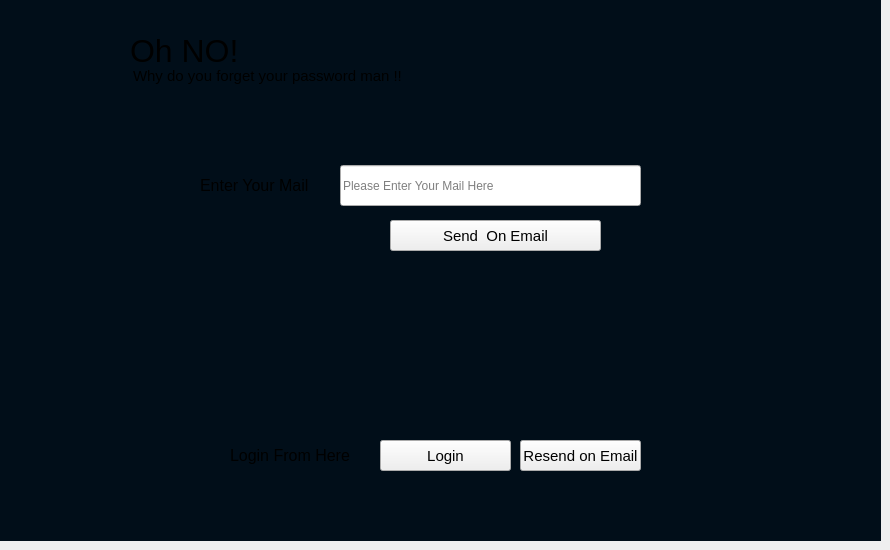
    <widget class="QWidget" name="tab_32">
     <attribute name="title">
      <string>Page</string>
     </attribute>
     <widget class="QPushButton" name="pushButton_53">
      <property name="geometry">
       <rect>
        <x>390</x>
        <y>220</y>
        <width>211</width>
        <height>31</height>
       </rect>
      </property>
      <property name="font">
       <font>
        <pointsize>11</pointsize>
       </font>
      </property>
      <property name="text">
       <string>Send  On Email</string>
      </property>
     </widget>
     <widget class="QLabel" name="label_76">
      <property name="geometry">
       <rect>
        <x>130</x>
        <y>30</y>
        <width>361</width>
        <height>41</height>
       </rect>
      </property>
      <property name="font">
       <font>
        <family>Ubuntu</family>
        <pointsize>24</pointsize>
       </font>
      </property>
      <property name="text">
       <string>Oh NO!</string>
      </property>
     </widget>
     <widget class="QLabel" name="label_77">
      <property name="geometry">
       <rect>
        <x>200</x>
        <y>170</y>
        <width>131</width>
        <height>31</height>
       </rect>
      </property>
      <property name="font">
       <font>
        <pointsize>12</pointsize>
       </font>
      </property>
      <property name="text">
       <string>Enter Your Mail</string>
      </property>
     </widget>
     <widget class="QPushButton" name="pushButton_54">
      <property name="geometry">
       <rect>
        <x>520</x>
        <y>440</y>
        <width>121</width>
        <height>31</height>
       </rect>
      </property>
      <property name="font">
       <font>
        <pointsize>11</pointsize>
       </font>
      </property>
      <property name="text">
       <string>Resend on Email</string>
      </property>
     </widget>
     <widget class="QPushButton" name="pushButton_55">
      <property name="geometry">
       <rect>
        <x>380</x>
        <y>440</y>
        <width>131</width>
        <height>31</height>
       </rect>
      </property>
      <property name="font">
       <font>
        <pointsize>11</pointsize>
       </font>
      </property>
      <property name="text">
       <string>Login</string>
      </property>
     </widget>
     <widget class="QLabel" name="label_78">
      <property name="geometry">
       <rect>
        <x>230</x>
        <y>440</y>
        <width>121</width>
        <height>31</height>
       </rect>
      </property>
      <property name="font">
       <font>
        <pointsize>12</pointsize>
       </font>
      </property>
      <property name="text">
       <string>Login From Here</string>
      </property>
     </widget>
     <widget class="QLabel" name="label_79">
      <property name="geometry">
       <rect>
        <x>133</x>
        <y>60</y>
        <width>291</width>
        <height>31</height>
       </rect>
      </property>
      <property name="font">
       <font>
        <pointsize>11</pointsize>
       </font>
      </property>
      <property name="text">
       <string>Why do you forget your password man !!</string>
      </property>
     </widget>
     <widget class="QLabel" name="label_81">
      <property name="geometry">
       <rect>
        <x>0</x>
        <y>0</y>
        <width>881</width>
        <height>541</height>
       </rect>
      </property>
      <property name="styleSheet">
       <string notr="true">background-color: rgb(1, 14, 25);</string>
      </property>
      <property name="text">
       <string/>
      </property>
     </widget>
     <widget class="QLineEdit" name="lineEdit_3">
      <property name="geometry">
       <rect>
        <x>340</x>
        <y>165</y>
        <width>301</width>
        <height>41</height>
       </rect>
      </property>
      <property name="placeholderText">
       <string>Please Enter Your Mail Here</string>
      </property>
     </widget>
     <zorder>label_81</zorder>
     <zorder>pushButton_53</zorder>
     <zorder>label_76</zorder>
     <zorder>label_77</zorder>
     <zorder>pushButton_54</zorder>
     <zorder>pushButton_55</zorder>
     <zorder>label_78</zorder>
     <zorder>label_79</zorder>
     <zorder>lineEdit_3</zorder>
    </widget>
